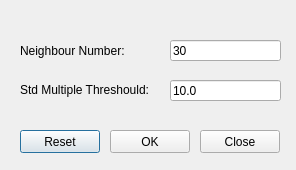
<?xml version="1.0" encoding="UTF-8"?>
<ui version="4.0">
 <class>pmt_statistical</class>
 <widget class="QDialog" name="pmt_statistical">
  <property name="geometry">
   <rect>
    <x>0</x>
    <y>0</y>
    <width>296</width>
    <height>170</height>
   </rect>
  </property>
  <property name="windowTitle">
   <string>Dialog</string>
  </property>
  <widget class="QLabel" name="label">
   <property name="geometry">
    <rect>
     <x>20</x>
     <y>41</y>
     <width>130</width>
     <height>20</height>
    </rect>
   </property>
   <property name="text">
    <string>Neighbour Number:</string>
   </property>
  </widget>
  <widget class="QLineEdit" name="lineEdit">
   <property name="geometry">
    <rect>
     <x>170</x>
     <y>40</y>
     <width>111</width>
     <height>21</height>
    </rect>
   </property>
   <property name="text">
    <string>30</string>
   </property>
  </widget>
  <widget class="QLabel" name="label_2">
   <property name="geometry">
    <rect>
     <x>20</x>
     <y>80</y>
     <width>150</width>
     <height>20</height>
    </rect>
   </property>
   <property name="text">
    <string>Std Multiple Threshould:</string>
   </property>
  </widget>
  <widget class="QLineEdit" name="lineEdit_2">
   <property name="geometry">
    <rect>
     <x>170</x>
     <y>80</y>
     <width>111</width>
     <height>21</height>
    </rect>
   </property>
   <property name="text">
    <string>10.0</string>
   </property>
  </widget>
  <widget class="QPushButton" name="pushButton">
   <property name="geometry">
    <rect>
     <x>20</x>
     <y>130</y>
     <width>80</width>
     <height>23</height>
    </rect>
   </property>
   <property name="text">
    <string>Reset</string>
   </property>
  </widget>
  <widget class="QPushButton" name="pushButton_2">
   <property name="geometry">
    <rect>
     <x>110</x>
     <y>130</y>
     <width>80</width>
     <height>23</height>
    </rect>
   </property>
   <property name="text">
    <string>OK</string>
   </property>
  </widget>
  <widget class="QPushButton" name="pushButton_3">
   <property name="geometry">
    <rect>
     <x>200</x>
     <y>130</y>
     <width>80</width>
     <height>23</height>
    </rect>
   </property>
   <property name="text">
    <string>Close</string>
   </property>
  </widget>
 </widget>
 <resources/>
 <connections/>
</ui>
